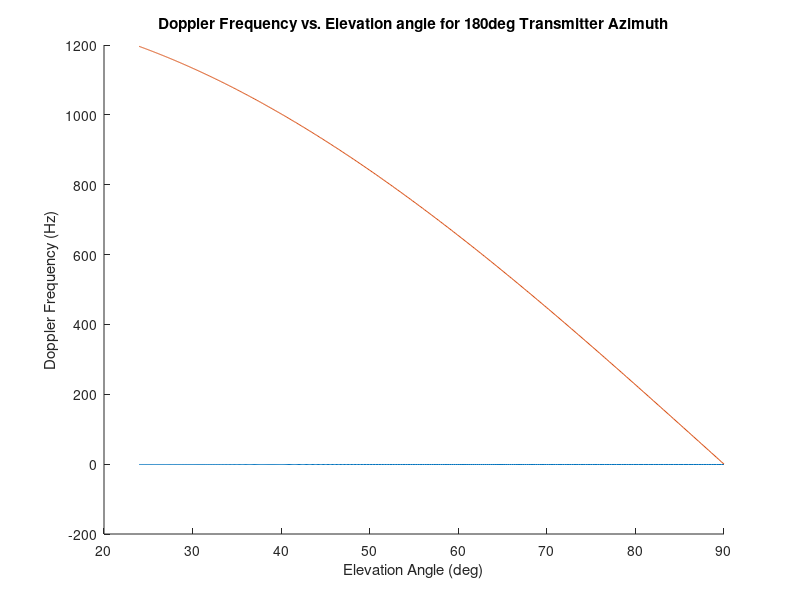

Write MATLAB code to recreate this figure.
%max doppler 180deg offset rx
%looks great :)
clear;
RPM = 250;%changed
Altitude = 200;
fc = 1e9;
c = 3e8;

%max doppler for reflection radius
Reflection_radius = 7.5;
v = ((2*pi)/60)*RPM*Reflection_radius;
max_fd = 2*(v*fc)/c;

%Rx position (might not be needed)
Rx_z = 2;
Rx_y = 7;
Rx_x = 0;

Tx_radius = 0:1:450;
elevation_angle = atan(Altitude./(Tx_radius));

doppler_plus = -ones(1,length(Tx_radius));
doppler_minus = max_fd*cos(elevation_angle);

hold on
plot(360*elevation_angle/(2*pi),doppler_plus)
plot(360*elevation_angle/(2*pi),doppler_minus)
hold off
xlabel('Elevation Angle (deg)');
ylabel('Doppler Frequency (Hz)');
title('Doppler Frequency vs. Elevation angle for 180deg Transmitter Azimuth');